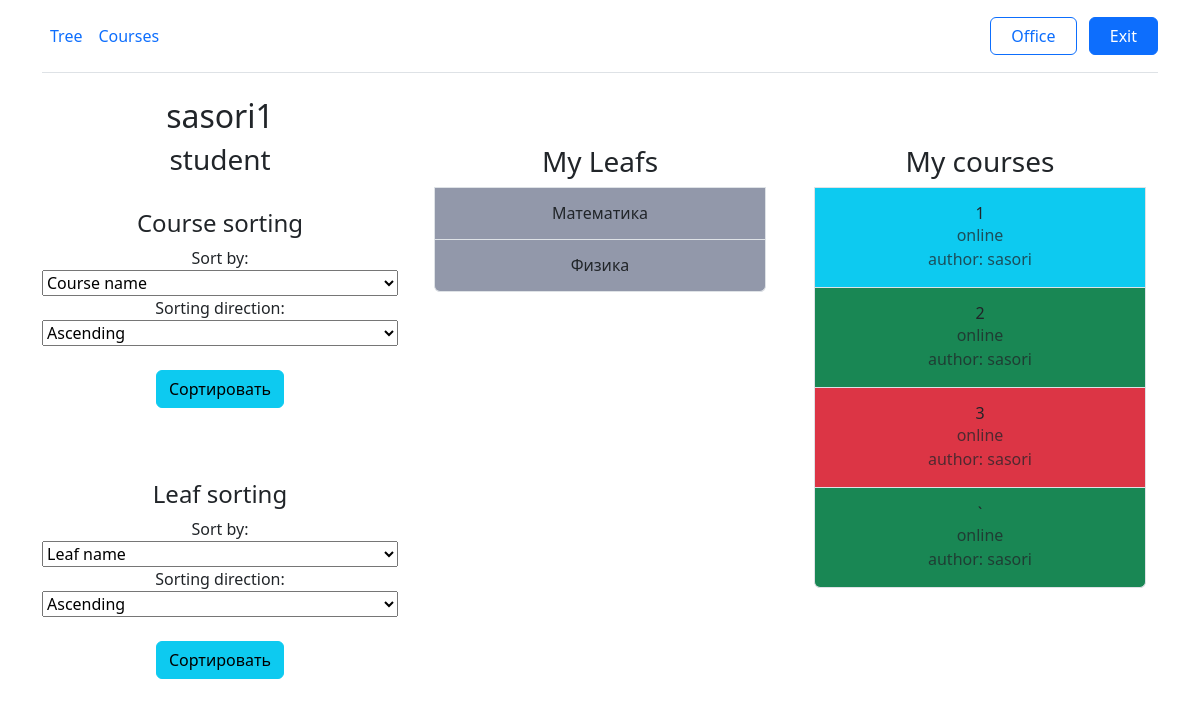
The app's page /accounts/profile/ (signed in), older data.
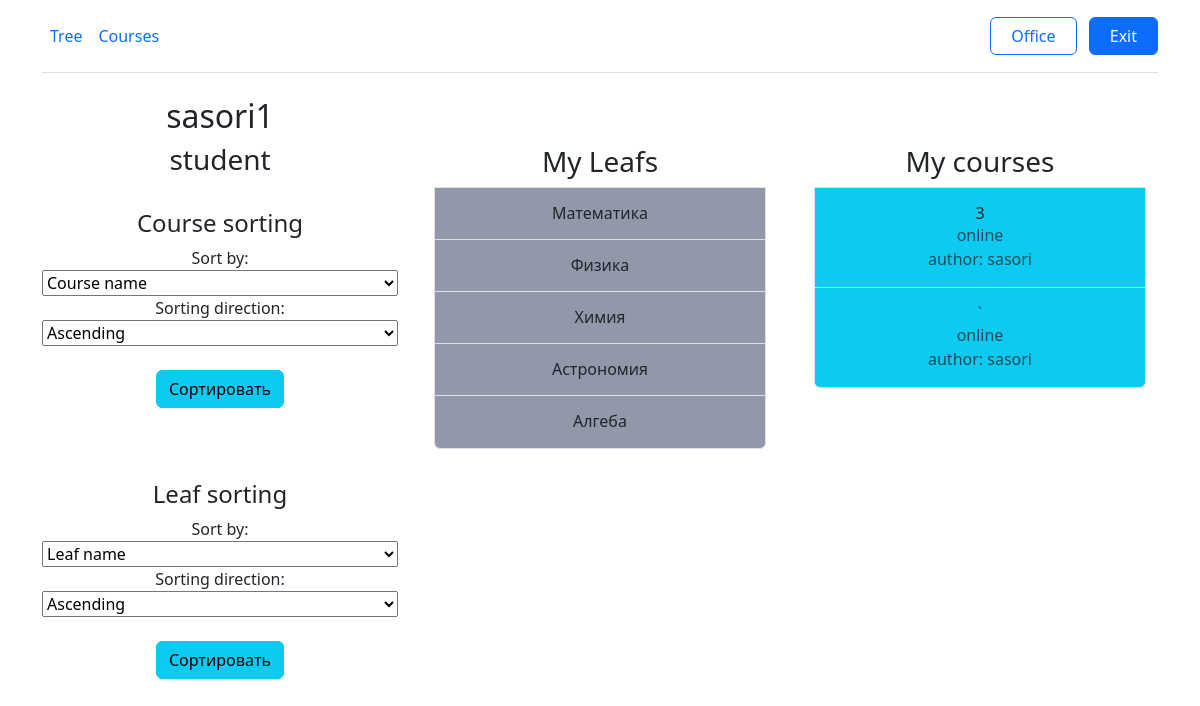
The same page, newer data.
### tree/models.py (models this page shows, shortened)
class CustomUser(AbstractUser):
    GRADATION_CHOICES = [
        ('teacher', 'teacher'),
        ('student', 'student')
    ]
    gradation = models.CharField(max_length=20, choices=GRADATION_CHOICES, default='student')
    def __str__(self):
        return f'{self.username}'

class UserLeaf(models.Model):
    NOT_INTERESTED = 5
    INTERESTED = 1
    LEARNING = 2
    LEARNED = 3
    VALIDATED = 4
    STATUS_CHOICES = [
        (NOT_INTERESTED, 'NOT_INTERESTED'),
        (INTERESTED, 'INTERESTED'),
        (LEARNING, 'LEARNING'),
        (LEARNED, 'LEARNED'),
        (VALIDATED, 'VALIDATED'),
    ]
    user = models.ForeignKey(CustomUser, on_delete=models.SET_NULL, null=True, blank=True)
    leafs = models.ForeignKey(Leaf, on_delete=models.SET_NULL, null=True, blank=True)
    status = models.IntegerField(choices=STATUS_CHOICES, default=NOT_INTERESTED)
    class Meta:
        constraints = [
            models.UniqueConstraint(fields=['user', 'leafs'], name='unique_user_leaf'),
        ]

class Leaf(models.Model):
    THEORY = 'THEORY'
    PRACTICE = 'PRACTICE'
    PROJECT = 'PROJECT'
    STATUS_CHOICES = [
        (THEORY, 'THEORY'),
        (PRACTICE, 'PRACTICE'),
        (PROJECT, 'PROJECT')
    ]
    name = models.CharField(max_length=63, unique=True)
    parent = models.ForeignKey('self', on_delete=models.SET_NULL, null=True, blank=True)
    description = models.TextField(max_length=1000, null=True, blank=True)
    author = models.ForeignKey(CustomUser, on_delete=models.SET_NULL, null=True, blank=True, default=1)
    type = models.CharField(max_length=10,choices=STATUS_CHOICES, default=THEORY)
    def get_absolute_url(self):
        return reverse('leaf_detail', kwargs={'id': self.id})

class UserCourses(models.Model):
    STARTED = 'ST'
    COMPLETED = 'CP'
    REJECTED = 'RJ'
    STATUS_CHOICES = [
        (STARTED, 'STARTED'),
        (COMPLETED, 'COMPLETED'),
        (REJECTED, 'REJECTED')
    ]
    user = models.ForeignKey(CustomUser, on_delete=models.SET_NULL, null=True, blank=True)
    course = models.ForeignKey(Course, on_delete=models.SET_NULL, null=True, blank=True)
    status = models.CharField(max_length=2, choices=STATUS_CHOICES, default=STARTED)
    class Meta:
        constraints = [
            models.UniqueConstraint(fields=['user', 'course'], name='unique_user_course'),
        ]

class Course(models.Model):
    ONLINE = 'online'
    OFFLINE = 'offline'
    BLENDED = 'blended'
    FORMAT_CHOICES = [
        (ONLINE, 'Online'),
        (OFFLINE, 'Offline'),
        (BLENDED, 'Blended'),
    ]
    UKRAINIAN = 'ru'
    ENGLISH = 'en'
    LANGUAGE_CHOICES = [
        (UKRAINIAN, 'Ukrainian'),
        (ENGLISH, 'English')
    ]
    name = models.CharField(max_length=80, unique=True)
    description = models.TextField(max_length=1000, null=True, blank=True)
    leafs = models.ManyToManyField(Leaf, blank=True)
    author = models.ForeignKey(CustomUser, on_delete=models.SET_NULL, null=True, blank=True, default=1)
    price = models.DecimalField(max_digits=8, decimal_places=2, null=True, blank=True, default=1.00)
    duration_in_days = models.PositiveIntegerField(null=True, blank=True, default=10)
    format = models.CharField(max_length=10, choices=FORMAT_CHOICES, default=ONLINE)
    language = models.CharField(max_length=2, choices=LANGUAGE_CHOICES, default=ENGLISH)
    def get_absolute_url(self):
        return reverse('course_detail', kwargs={'id': self.id})

### accounts/views.py (the view)
# urls.py: path('profile/', login_required(ProfileView.as_view()), name='profile'),
class ProfileView(LoginRequiredMixin, TemplateView):
    template_name = "accounts/profile.html"
    def get_context_data(self, **kwargs):
        ctx = super().get_context_data(**kwargs)
        status_order = {s: i for i, (s, _) in enumerate(UserCourses.STATUS_CHOICES)}
        user = CustomUser.objects.filter(username=self.request.user)[0]
        ctx["user"] = user
        if user.gradation == "student":
            leafs_sort_by = self.request.GET.get('leafs_sort_by', 'leafs')
            leafs_sort_order = self.request.GET.get('leafs_sort_order', 'asc')
            courses_sort_by = self.request.GET.get('courses_sort_by', 'course')
            courses_sort_order = self.request.GET.get('courses_sort_order', 'asc')
            courses = UserCourses.objects.filter(user=self.request.user).order_by(
                f'{courses_sort_by}'
            )
            if courses_sort_order == 'desc':
                courses = courses.reverse()
            ctx["courses_sort_by"] = courses_sort_by
            ctx["courses_sort_order"] = courses_sort_order
            print(leafs_sort_by)
            leafs = UserLeaf.objects.filter(user=self.request.user).order_by(
                f'{leafs_sort_by}'
            )
            if leafs_sort_order == 'desc':
                leafs = leafs.reverse()
            ctx["leafs_sort_by"] = leafs_sort_by
            ctx["leafs_sort_order"] = leafs_sort_order
            ctx["courses"] = courses
            ctx["leafs"] = leafs
        else:
            courses = Course.objects.filter(author=user)
            ctx["courses"] = courses
        return ctx

### accounts/templates/accounts/profile.html (shortened to what this page needs)
{% extends 'base/base.html' %}
{% load static %}
{% block body %}
{% if user.gradation == "student" %}
    <div class="container">
        <div class="row">
            <div class="col-lg-4">
                <h2 class="fw-normal"><font style="vertical-align: inherit;"><font style="vertical-align: inherit;">{{user.username}}</font></font>
                    <h3 class="fw-normal">{{user.gradation}}</h3>
                </h2>
                <br>
                 <form class="profile-filter" method="GET" action="{% url 'profile' %}">
                                     <h4>Course sorting</h4>
                  <label for="course-sort-by">Sort by:</label>
                  <select name="courses_sort_by" id="course-sort-by">
                      <option value="course__name" {% if courses_sort_by == 'course__name' %}selected{% endif %}>Course name</option>
                  </select>
                  <label for="course-sort-order">Sorting direction:</label>
                  <select name="courses_sort_order" id="course-sort-order">
                    <option value="asc" {% if courses_sort_order == 'asc' %}selected{% endif %}>Ascending</option>
                  </select>
                  <button class="btn btn-info m-4" type="submit">Сортировать</button>
                     <h4 class="mt-5">Leaf sorting</h4>
                  <label for="leafs-sort-by">Sort by:</label>
                  <select name="leafs_sort_by" id="leafs-sort-by">
                      <option value="leafs__name" {% if leafs_sort_by == 'leafs__name' %}selected{% endif %}>Leaf name</option>
                  </select>
                  <label for="leafs-sort-order">Sorting direction:</label>
                  <select name="leafs_sort_order" id="leafs-sort-order">
                    <option value="asc" {% if leafs_sort_order == 'asc' %}selected{% endif %}>Ascending</option>
                  </select>
                  <button class="btn btn-info mt-4" type="submit">Сортировать</button>
                </form>
            </div>
            <div class="d-flex flex-column flex-md-row p-4 gap-4 py-md-5 align-items-center justify-content-center col-lg-4">
                <div class="list-group w-100">
                    <h3>My Leafs</h3>
                    {% for item in leafs %}
                            <a href="{{item.leafs.get_absolute_url}}" class="list-group-item list-group-item-action d-flex gap-3 py-3 " style="
                            {% if item.status == 1 %}
                            background-color:#F5DE5C
                            {% elif item.status == 2 %}
                            background-color:#01A3D2
                            {% elif item.status == 3 %}
                            background-color:#00C692
                            {% elif item.status == 4 %}
                            background-color:#00964E
                            {% else %}
                            background-color:#9298AA
                            {% endif %}
                        " aria-current="true">
                                <div class="d-flex gap-2 w-100 justify-content-center">
                                    <div>
                                        <h6 class="mb-0"><font style="vertical-align: inherit;"><font style="vertical-align: inherit;">{{item.leafs.name}}</font></font>
                                        </h6>
                                    </div>
                                </div>
                            </a>
                    {% endfor %}
                </div>
            </div>
            <div class="d-flex flex-column flex-md-row p-4 gap-4 py-md-5 align-items-center justify-content-center col-lg-4">
                <div class="list-group w-100">
                    <h3>My courses</h3>
                    {% for item in courses %}
                        {% if item.status == 'ST' %}
                            <a href="{{item.course.get_absolute_url}}" class="list-group-item list-group-item-action d-flex gap-3 py-3 bg-info " aria-current="true">
                                <div class="d-flex gap-2 w-100 justify-content-center">
                                    <div>
                                        <h6 class="mb-0"><font style="vertical-align: inherit;"><font style="vertical-align: inherit;">{{item.course.name}}</font></font>
                                        </h6>
                                        <p class="mb-0 opacity-75"><font style="vertical-align: inherit;"><font
                                                style="vertical-align: inherit;">{{ item.course.format }}</font></font>
                                        </p>
                                       <p class="mb-0 opacity-75 " > author: {{ item.course.author }}</p>
                                    </div>
                                </div>
                            </a>
                        {% elif item.status == 'CP' %}
                            <a href="{{item.course.get_absolute_url}}" class="list-group-item list-group-item-action d-flex gap-3 py-3 bg-success" aria-current="true">
                                <div class="d-flex gap-2 w-100 justify-content-center">
                                    <div>
                                        <h6 class="mb-0"><font style="vertical-align: inherit;"><font style="vertical-align: inherit;">{{item.course.name}}</font></font>
                                        </h6>
                                        <p class="mb-0 opacity-75"><font style="vertical-align: inherit;"><font
                                                style="vertical-align: inherit;">{{ item.course.format }}</font></font>
                                        </p>
                                        <p class="mb-0 opacity-75 " > author: {{ item.course.author }}</p>
                                    </div>
                                </div>
                            </a>
                        {% else %}
                            <a href="{{item.course.get_absolute_url}}" class="list-group-item list-group-item-action d-flex gap-3 py-3 bg-danger" aria-current="true">
                                <div class="d-flex gap-2 w-100 justify-content-center">
                                    <div>
                                        <h6 class="mb-0"><font style="vertical-align: inherit;"><font style="vertical-align: inherit;">{{item.course.name}}</font></font>
                                        </h6>
                                        <p class="mb-0 opacity-75"><font style="vertical-align: inherit;"><font
                                                style="vertical-align: inherit;">{{ item.course.format }}</font></font>
                                        </p>
                                        <p class="mb-0 opacity-75 " > author: {{ item.course.author }}</p>
                                    </div>
                                </div>
                            </a>
                        {% endif %}
                    {% endfor %}
                </div>
            </div>
        </div>
    </div>
{% endif %}
{% endblock %}

### accounts/templates/base/base.html (shortened to what this page needs)
{% load static %}
{% load i18n  %}
<!DOCTYPE html>
<html class="wide wow-animation" lang="ru">
  <head>
    <link rel="stylesheet" href="{% static 'base/css/bootstrap.min.css' %}">
    <link rel="stylesheet" href="{% static 'base/css/fonts.css' %}">
    <link rel="stylesheet" href="{% static 'base/css/style.css' %}">
  </head>
<body class="text-center">
<div class="container" >
    <header class="d-flex flex-wrap align-items-center justify-content-center justify-content-md-between py-3 mb-4 border-bottom">
      <ul class="nav col-12 col-md-auto mb-2 justify-content-center mb-md-0">
        <li><a href="{% url 'tree' %}" class="nav-link px-2">Tree</a></li>
        <li><a href="{% url 'courses' %}" class="nav-link px-2">Courses</a></li>
      </ul>
      <div class="col-md-3 text-end">
        {% if user.is_authenticated %}
        <button type="button" class="btn btn-outline-primary me-2"><a href="{% url 'profile' %}" class="nav-link px-2">Office</a></button>
        <button type="button" class="btn btn-primary"><a href="{% url 'logout' %}" style="color:white;" class="nav-link px-2">Exit</a></button>
        {% else %}
        <button type="button" class="btn btn-outline-primary me-2"><a href="{% url 'login' %}" class="nav-link px-2">Entrance</a></button>
        <button type="button" class="btn btn-primary"><a href="{% url 'register' %}" style="color:white;" class="nav-link px-2">Registration</a></button>
        {% endif %}
      </div>
    </header>
  </div>
  {% block body %}
  {% endblock %}
</body>
</html>

### accounts/static/base/css/style.css (style rules this page uses)
html, body { min-height: 100vh; overflow: auto; }
body { overflow: hidden; }
.row { align-items: flex-start }
.profile-filter label { width:100%; }
.profile-filter select { width:100%; }

Row changes from the older to the newer data that the page shows:
removed UserCourses: course.name "1", course.format "online", course.author "sasori"
removed UserCourses: course.name "2", course.format "online", course.author "sasori"
added UserLeaf: leafs.name "Химия"
added UserLeaf: leafs.name "Астрономия"
added UserLeaf: leafs.name "Алгеба"
